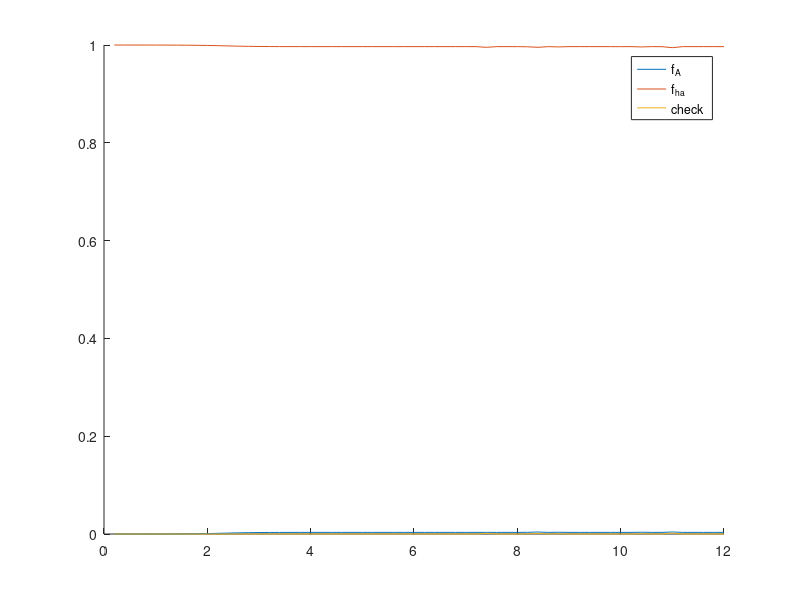

This chart was generated by the following MATLAB code:

clear all;
      %----------------------%
      % ACA EMPIEZO ARMAR EL PROGRAMA QUE ITERE ELIB EN FUNCION RHO_O Y KD
      %-------------------------%
      % DEFINICIONES GLOBALES
%pkg load optim;


global bet_a
global kd
global ka
global rho_h_bulk
global rho_a_bulk    
global rho_o
global psi
global f_A
global f_ha
global f_hap
 

rho_o = 0.90 ;  % monomer concentration in film (M); ~ 1
vpair = 1.0 ;   % CHECKEAr
Temp=298;       % ------ K ------%
bet_a=96485/(Temp*8.3144);		% |e|/kT in V^-1

%kd=10^5;


%%-----------------ALGUNAS DEFINICIONES QUE VOY A USAR DENTRO DEL PROGRAMA--------------%%

epsi=10^(-5);
phmax=60;
paso=0.2;
for kdexp=1:1:1
  kd=10^(kdexp);
  kd=0;
  i=0;
  for iph=1:1:phmax
    ph=iph*paso;
    rho_h_bulk=10^(-ph);	
    rho_a_bulk=10^(-3)+10^(-ph);
    ka=10^(-5);		
    f_A = 0.5;		 %% initial conditions for solver
    psi = 0;		 %% initial conditions for solver
    %lbounds = [0 -inf];	 %% bounds of  f_A and psi
    %ubounds = [1 inf]; 	 %% bounds of  f_A and psi
    Xo=[f_A,psi];		 %% CONDICIONES INICIALES PARA EL FSOLV Xo=[f_a,ps_i]%   
    %options = optimset('Tolfun', 1E-12, 'TolX', 1e-12, 'MaxFunEvals', 10000);
    Func = @(X) [X(1)*(1+rho_h_bulk*(exp(-bet_a*X(2)))/ka)+(kd/ka)*rho_o*X(1)*rho_h_bulk*(exp(-bet_a*X(2)))*(X(1)+X(1)*rho_h_bulk*(exp(-bet_a*X(2)))/ka)-1;rho_a_bulk*exp(bet_a*X(2))+rho_o*X(1)-rho_h_bulk*exp(-bet_a*X(2))];
    %[X resnorm] = lsqnonlin(@myfun,Xo,lbounds,ubounds, options); 		
    X = fsolve(Func,Xo); 
   
    %myfun(X);     
    %resnorm;	
    psi = X(2);
    f_A = X(1);
    f_ha = f_A*rho_h_bulk*(exp(-bet_a*psi))/ka;
    f_hap =1-f_A-f_ha;
    ph_a(iph)=ph;
    m(iph,kdexp)=[X(1)];  % to plot f_A vs ph
    n(iph,kdexp)=[f_ha];  % to plot f_ha vs ph
   % o(iph,kdexp)=[f_hap];  % to plot f_hap vs ph
    check(iph,kdexp)=[sqrt(Func(X)(1)^2+Func(X)(2)^2 )] ;
    r(iph,kdexp)=[X(2)];  % to plot  psi vs ph
    %fprintf(fid, '%f \t %f\n', m(1),m(2) );		
  end

   hold all;
  plot (ph_a(1,:),m(:,kdexp)',";f_{A};")
  plot (ph_a(1,:),n(:,kdexp)',";f_{ha};")
  %plot (ph_a(1,:),o(:,kdexp)',";f_{hap};")
  plot (ph_a(1,:),check(:,kdexp)',";check;")
  hold all;
end


%fid = fopen('fa_ph.txt',"w");%aca no se si va w o s o sino va nada 
 %for kdexp=0:1:10
 %i=0;
 % for ph=0:paso:phmax
 %   i=i+1;
 %   fprintf(fid, '%f \t %f\n', ph,m(kdexp*(phmax/paso+1)+i) );
 % end
 %end
%fclose(fid);

%fide = fopen('psi_ph.txt',"w");%aca no se si va w o s o sino va nada 
 %for kdexp=0:1:10
 %i=0;
 % for ph=0:paso:phmax
  %  i=i+1;
   % fprintf(fide, '%f \t %f\n', ph,r(kdexp*(phmax/paso+1)+i) );
  %end
 %end
%fclose(fide);

%fidch = fopen('check_ph.txt',"w");%aca no se si va w o s o sino va nada 
% for kdexp=0:1:10
% i=0;
%  for ph=0:paso:phmax
 %   i=i+1;
 %   fprintf(fidch, '%f \t %f\n', ph,check(kdexp*(phmax/paso+1)+i) );
 % end
 %end
%fclose(fidch);
clear all
%%------------------funciones para fsolve--------------------%%%
%function  F = myfun(X)
    
%global bet_a
%global kd
%global ka
%global rho_h_bulk
%global rho_a_bulk    
%global rho_o

%X;

%F(1) = X(1)*(1+rho_h_bulk*(exp(-bet_a*X(2)))/ka)+(kd/ka)*rho_o*X(1)*rho_h_bulk*(exp(-bet_a*X(2)))*(X(1)+X(1)*rho_h_bulk*(exp(-bet_a*X(2)))/ka)-1;
%F(2) = rho_a_bulk*exp(bet_a*X(2))+rho_o*X(1)-rho_h_bulk*exp(-bet_a*X(2));

%end 
